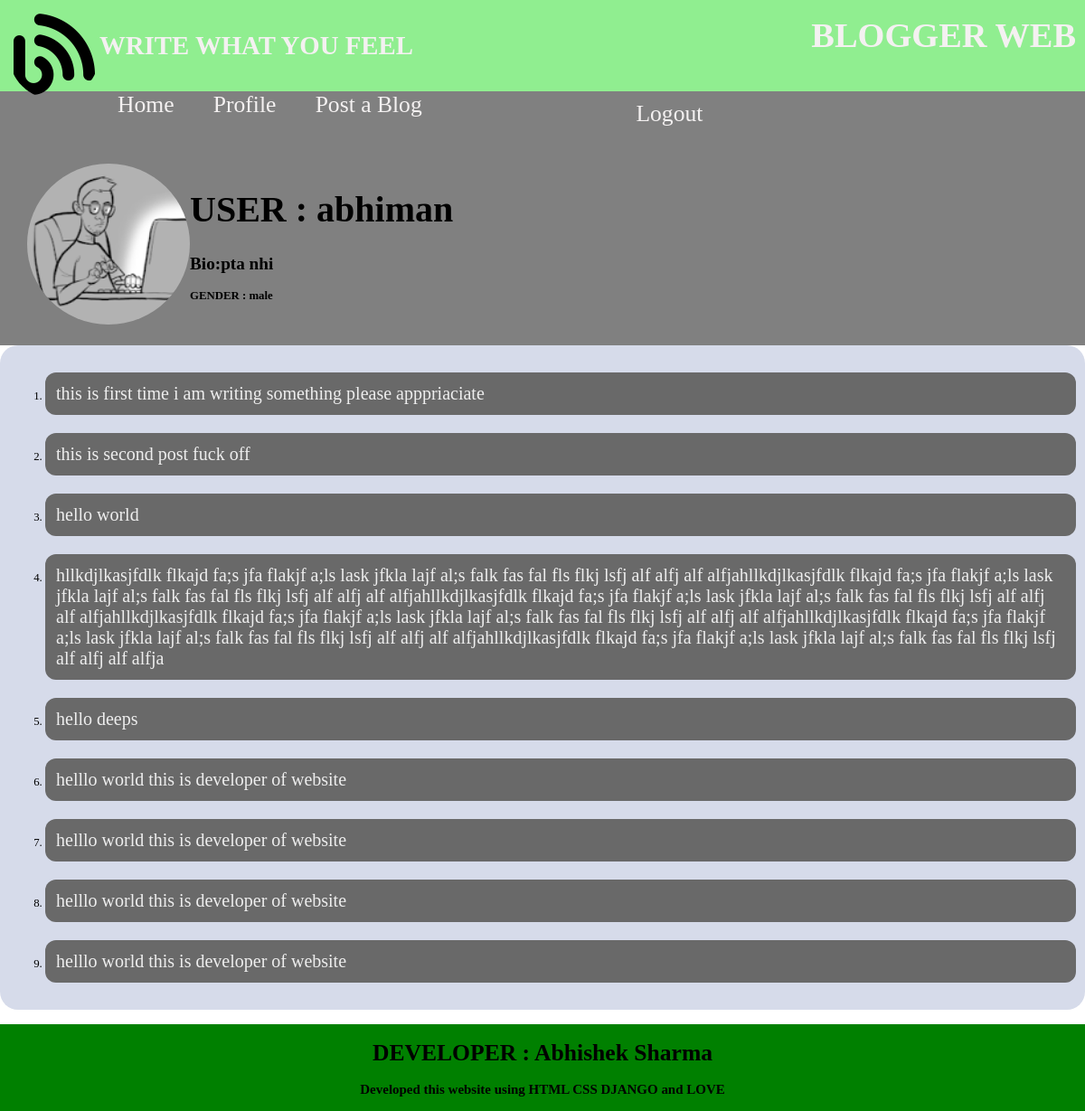
/homepage/profile (signed in), run on the app's committed database.
### blog/models.py (models this page shows)
class profile(models.Model):
    user = models.CharField(max_length = 32)
    bio    = models.TextField()
    image = models.ImageField()
    gender = models.CharField(max_length = 10)

class blog(models.Model):
    author = models.CharField(max_length = 32)
    blogdata = models.TextField()
    time = models.DateTimeField()

### blog/views.py (the view)
# urls.py: path('homepage/profile',views.profileview,name= 'profileview'),
@login_required
def profileview(request):
    allprofile = profile.objects.all()
    finduser = request.user.username
    print(finduser)
    gotprofile = allprofile[0]
    profilecount = profile.objects.count()
    for i in range(profilecount):
        if allprofile[i].user == finduser:
            gotprofile = allprofile[i]
            break
    allblogs = blog.objects.all()
    blogcount = blog.objects.count()
    userblog = []
    for i in range(blogcount):
        if(allblogs[i].author == finduser):
            userblog.append(allblogs[i])
    mydict ={'profile' : gotprofile,'blogs' : userblog}
    return render(request,'blog/userprofile.html',mydict)

### templates/blog/userprofile.html (shortened to what this page needs)
<!DOCTYPE html>
<html lang="en" dir="ltr">
  <head>
  </head>
  <body>
    <div class="head">
      <img src="\media\blog.png"style = "width:100px;margin:0;float:left;">
      <h2 style="">WRITE WHAT YOU FEEL</h2>
      <h1 style ="float:right;position:relative;top:-100px;">BLOGGER WEB</h1>
    </div>
        <nav>
            <a href="{% url 'logout' %}" style ="float:right;position:relative;top:-10px;left:-100px">Logout</a>
            <a href="/homepage">Home</a>
            <a href="/homepage/profile">Profile</a>
            <a href="/homepage/putblog">Post a Blog</a>
        </nav>
    <div class="profile">
        <img src="\media\progrmmers.png">
        <ol>
        <h1 style = "font-size:40px">USER : {{ profile.user }}</h1>
        <h2>Bio:{{profile.bio}}</h2>
        <h4>GENDER : {{profile.gender}}</h4>
      </ol>
    </div>
    <div class="blogs">
      <ol>
        {% for blog in blogs %}
          <li><p>{{ blog.blogdata }}</p></li>
        {%endfor%}
      </ol>
    </div>
    <div class="empty">
      <h1>NO POSTS YET!!!!!!</h1>
      <h1>NO POSTS YET!!!!!!</h1>
    </div>
    <div class="footer">
      <h1>DEVELOPER : Abhishek Sharma</h1>
      <h3>Developed this website using HTML CSS  DJANGO and LOVE</h3>
    </div>
  </body>
</html>

### templates/blog/userprofile.html (style rules this page uses)
body { margin: 0; padding: 0; font-family:Comic Sans MS; font-size:80%; }
.head { background:lightgreen; padding: 10px; margin:0; color:#F4F1F1; font-size:150%; position: sticky; top :0px; }
img { float:left; border-radius: 50%; border:green; align-items: center; width : 180px; }
.profile { margin:0; padding: 30px; background: gray; }
.blogs { background:#D6DBEA; padding:10px; margin:0; border-radius:20px; }
p { background:dimgrey; font-size:20px; color:#eeeeee; padding:12px; border-radius:12px; }
nav { background:grey; height: 50px; }
a { padding:10px; margin:10px; font-size:200%; text-decoration: none; color:#F4F1F1; text-decoration-style:solid; }
.footer { margin:0; padding:0px; text-align: center; position:fixed; left:0px; bottom:0px; background:green; color:black; width:100%; }

### data on the page
profile: user "abhiman", bio "pta nhi", gender "male"
blog: blogdata "this is first time i am writing something please apppriaciate"
blog: blogdata "this is second post fuck off"
blog: blogdata "hello world"
blog: blogdata "hllkdjlkasjfdlk flkajd fa;s jfa flakjf a;ls lask jfkla lajf al;s falk fas fal fls flkj lsfj alf alfj alf alfjahllkdjlkasjfdlk flkajd fa;s jfa flakjf a;ls lask jfkla lajf al;s falk fas fal fls flkj lsfj alf alfj alf alfjahllkdjlkasjfdlk flkajd fa;s jfa flakjf a;ls lask jfkla lajf al;s falk fas fal fls flkj lsfj alf alfj alf alfjahllkdjlkasjfdlk flkajd fa;s jfa flakjf a;ls lask jfkla lajf al;s falk fas fal fls flkj lsfj alf alfj alf alfjahllkdjlkasjfdlk flkajd fa;s jfa flakjf a;ls lask jfkla lajf al;s falk fas fal fls flkj lsfj alf alfj alf alfjahllkdjlkasjfdlk flkajd fa;s jfa flakjf a;ls lask jfkla lajf al;s falk fas fal fls flkj lsfj alf alfj alf alfja"
blog: blogdata "hello deeps"
blog: blogdata "helllo world this is developer of website"
blog: blogdata "helllo world this is developer of website"
blog: blogdata "helllo world this is developer of website"
blog: blogdata "helllo world this is developer of website"
